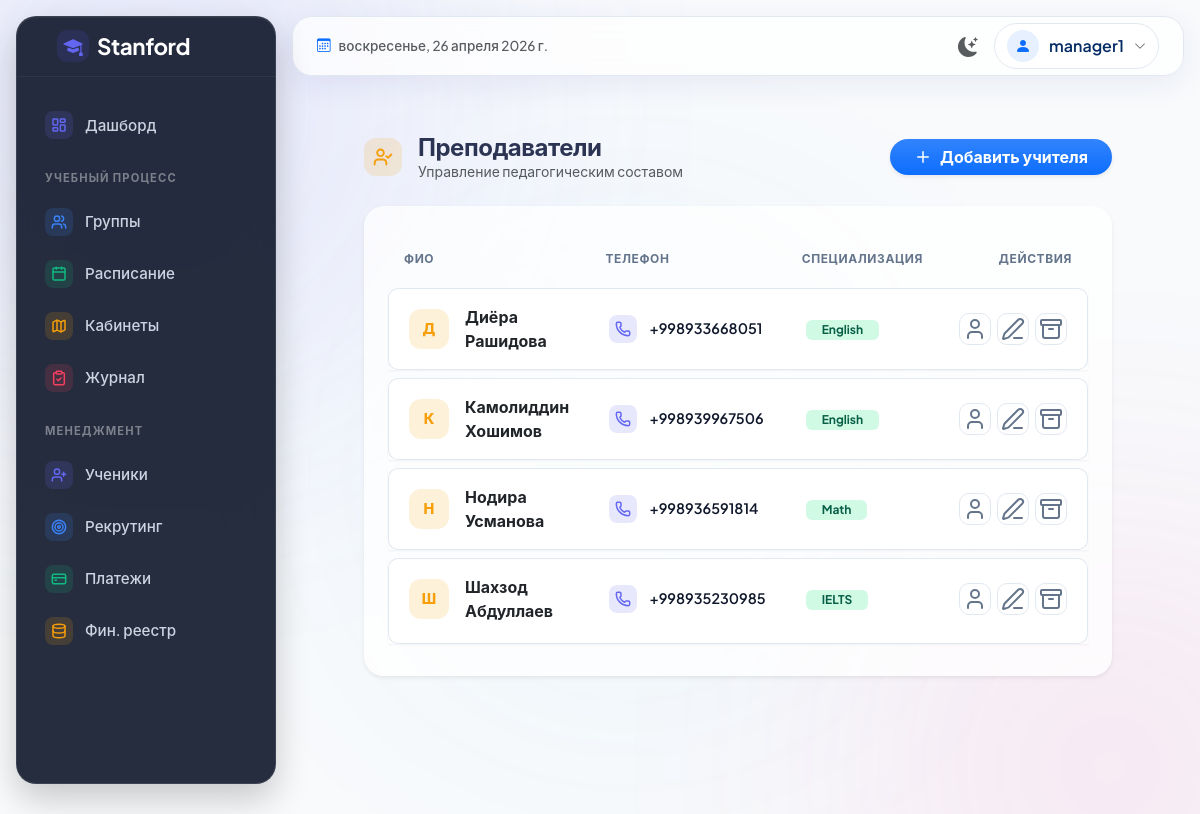
The page /teachers/ (signed in) on the database its author committed.
### apps/teachers/models.py (models this page shows, shortened)
class Teacher(models.Model):
    user = models.OneToOneField(User, on_delete=models.CASCADE, null=True, blank=True, verbose_name='Пользователь')
    name = models.CharField('ФИО', max_length=200)
    phone = models.CharField('Телефон', max_length=20, blank=True)
    specialization = models.CharField('Специализация', max_length=100, blank=True)
    created_at = models.DateTimeField('Дата создания', auto_now_add=True)
    is_active = models.BooleanField('Активный', default=True)
    class Meta:
        verbose_name = 'Учитель'
        verbose_name_plural = 'Учителя'
        ordering = ['name']

### apps/teachers/views.py (the view)
# urls.py: path('', views.TeacherListView.as_view(), name='list'),
class TeacherListView(LoginRequiredMixin, ListView):
    model = Teacher
    template_name = 'teachers/teacher_list.html'
    context_object_name = 'teachers'
    paginate_by = 20
    def get_queryset(self):
        return super().get_queryset().filter(is_active=True)

### templates/teachers/teacher_list.html (shortened to what this page needs)
{% extends 'base.html' %}
{% block content %}
<div class="page-header d-flex justify-content-between align-items-center mb-4">
    <div class="d-flex align-items-center gap-3">
        <div class="icon-pill-colored pill-amber">
            <i data-lucide="user-check"></i>
        </div>
        <div>
            <h1 class="page-title fw-bold m-0" style="color: #2b3452; font-size: 1.5rem;">Преподаватели</h1>
            <p class="text-muted small mb-0">Управление педагогическим составом</p>
        </div>
    </div>
    <button hx-get="{% url 'teachers:create' %}" hx-target="#modals-here" hx-swap="innerHTML" class="btn btn-primary bg-gradient border-0 fw-bold shadow-sm rounded-pill px-4 d-flex align-items-center gap-2">
        <i data-lucide="plus" style="width: 18px; height: 18px;"></i> Добавить учителя
    </button>
</div>
<div class="card border-0 shadow-sm mb-4 glass-panel" style="border-radius: 20px;">
    <div class="card-body p-4">
        {% if teachers %}
        <div class="table-responsive overflow-visible">
            <table class="table table-custom table-hover align-middle mb-0">
                <thead>
                    <tr>
                        <th class="border-0">ФИО</th>
                        <th class="border-0">Телефон</th>
                        <th class="border-0">Специализация</th>
                        <th class="border-0 text-end">Действия</th>
                    </tr>
                </thead>
                <tbody>
                    {% for teacher in teachers %}
                    <tr>
                        <td>
                            <div class="d-flex align-items-center gap-3">
                                <div class="icon-pill-colored pill-amber" style="width: 40px; height: 40px; font-size: 0.9rem; font-weight: 800;">
                                    {{ teacher.name|slice:":1" }}
                                </div>
                                <a href="{% url 'teachers:detail' teacher.pk %}" class="text-decoration-none fw-bold text-dark fs-6 d-block">
                                    {{ teacher.name }}
                                </a>
                            </div>
                        </td>
                        <td>
                            <div class="modern-data-item">
                                <div class="icon-pill-colored sm pill-indigo">
                                    <i data-lucide="phone"></i>
                                </div>
                                <span class="modern-data-value">{{ teacher.phone|default:"—" }}</span>
                            </div>
                        </td>
                        <td>
                            <span class="badge badge-active py-1 px-3" style="font-size: 0.75rem;">
                                {{ teacher.specialization|default:"Не указана" }}
                            </span>
                        </td>
                        <td class="text-end">
                            <div class="action-buttons justify-content-end">
                                <a href="{% url 'teachers:detail' teacher.pk %}" class="action-btn" title="Профиль"><i data-lucide="user"></i></a>
                                <button hx-get="{% url 'teachers:edit' teacher.pk %}" hx-target="#modals-here" hx-swap="innerHTML" class="action-btn" title="Изменить"><i data-lucide="edit-3"></i></button>
                                <form action="{% url 'managers:toggle_status' %}" method="post" class="d-inline">
                                    <button type="submit" class="action-btn danger" onclick="return confirm('Отправить в архив?')" title="В архив"><i data-lucide="archive"></i></button>
                                </form>
                            </div>
                        </td>
                    </tr>
                    {% endfor %}
                </tbody>
            </table>
        </div>
        {% endif %}
    </div>
</div>
{% endblock %}

### templates/base.html (shortened to what this page needs)
{% load static %}
<!DOCTYPE html>
<html lang="ru" data-bs-theme="light">
<head>
    <link href="https://cdn.jsdelivr.net/npm/bootstrap@5.3.3/dist/css/bootstrap.min.css" rel="stylesheet">
    <link href="https://cdn.jsdelivr.net/npm/bootstrap-icons@1.11.3/font/bootstrap-icons.min.css" rel="stylesheet">
    <link href="{% static 'css/style.css' %}" rel="stylesheet">
</head>
<body class="bg-body-custom">
    <div class="main-bg-orb orb-2"></div>
    <div class="app-container">
        <aside class="sidebar" id="sidebar">
            <div class="sidebar-brand-area brand-area">
                <a href="{% url 'dashboard' %}" class="d-flex align-items-center gap-2 text-decoration-none px-3">
                    <div class="brand-icon" style="width:32px;height:32px;font-size:1.2rem;">
                        <i class="bi bi-mortarboard-fill"></i>
                    </div>
                    <span class="sidebar-brand-text">Stanford</span>
                </a>
            </div>
            <div class="sidebar-menu">
                <a href="{% url 'dashboard' %}" class="sidebar-link {% if request.path == '/' or '/dashboard/' in request.path %}active{% endif %}">
                    <div class="icon-pill-colored sm pill-indigo">
                        <i data-lucide="layout-dashboard"></i>
                    </div>
                    <span>Дашборд</span>
                </a>
                {% if request.user.is_superuser or request.user.manager or request.user.teacher %}
                <div class="sidebar-heading">Учебный процесс</div>
                <a href="{% url 'groups:list' %}" class="sidebar-link {% if '/groups/' in request.path and 'schedule' not in request.path %}active{% endif %}">
                    <div class="icon-pill-colored sm pill-blue">
                        <i data-lucide="users"></i>
                    </div>
                    <span>Группы</span>
                </a>
                <a href="{% url 'groups:schedule' %}" class="sidebar-link {% if '/groups/schedule' in request.path %}active{% endif %}">
                    <div class="icon-pill-colored sm pill-emerald">
                        <i data-lucide="calendar"></i>
                    </div>
                    <span>Расписание</span>
                </a>
                <a href="{% url 'groups:room_occupancy' %}" class="sidebar-link {% if '/groups/rooms' in request.path %}active{% endif %}">
                    <div class="icon-pill-colored sm pill-amber">
                        <i data-lucide="map"></i>
                    </div>
                    <span>Кабинеты</span>
                </a>
                <a href="{% url 'attendance:mark' %}" class="sidebar-link {% if '/attendance/' in request.path %}active{% endif %}">
                    <div class="icon-pill-colored sm pill-rose">
                        <i data-lucide="clipboard-check"></i>
                    </div>
                    <span>Журнал</span>
                </a>
                {% endif %}
                {% if request.user.is_superuser or request.user.manager %}
                <div class="sidebar-heading">Менеджмент</div>
                <a href="{% url 'students:list' %}" class="sidebar-link {% if '/students/' in request.path %}active{% endif %}">
                    <div class="icon-pill-colored sm pill-indigo">
                        <i data-lucide="user-plus"></i>
                    </div>
                    <span>Ученики</span>
                </a>
                <a href="{% url 'managers:recruit' %}" class="sidebar-link {% if '/managers/recruit' in request.path %}active{% endif %}">
                    <div class="icon-pill-colored sm pill-blue">
                        <i data-lucide="target"></i>
                    </div>
                    <span>Рекрутинг</span>
                </a>
                <a href="{% url 'payments:list' %}" class="sidebar-link {% if '/payments/' in request.path and 'finance' not in request.path %}active{% endif %}">
                    <div class="icon-pill-colored sm pill-emerald">
                        <i data-lucide="credit-card"></i>
                    </div>
                    <span>Платежи</span>
                </a>
                <a href="{% url 'payments:finance' %}" class="sidebar-link {% if '/payments/finance' in request.path %}active{% endif %}">
                    <div class="icon-pill-colored sm pill-amber">
                        <i data-lucide="database"></i>
                    </div>
                    <span>Фин. реестр</span>
                </a>
                {% endif %}
            </div>
        </aside>
        <main class="main-wrapper">
            <header class="top-header">
                <div class="d-flex align-items-center gap-3">
                    <div class="d-none d-md-flex align-items-center text-muted fw-medium" style="font-size: 0.85rem">
                        <i class="bi bi-calendar3 me-2 text-primary"></i><span id="currentDate"></span>
                    </div>
                </div>
                <div class="d-flex align-items-center gap-3">
                    <button class="btn btn-link text-muted p-0 m-0 border-0" id="themeToggle" title="Переключить тему">
                        <i class="bi bi-moon-stars-fill fs-5" id="themeIcon"></i>
                    </button>
                    {% if user.is_authenticated %}
                    <div class="dropdown">
                        <div class="user-profile-btn" data-bs-toggle="dropdown" aria-expanded="false">
                            <div class="rounded-circle bg-primary bg-opacity-10 d-flex align-items-center justify-content-center text-primary" style="width: 32px; height: 32px;">
                                <i class="bi bi-person-fill"></i>
                            </div>
                            <span class="fw-semibold text-primary-emphasis d-none d-sm-block fs-7">{{ user.username }}</span>
                            <i class="bi bi-chevron-down text-muted" style="font-size: 0.75rem;"></i>
                        </div>
                    </div>
                    {% endif %}
                </div>
            </header>
            <div class="main-content-fluid flex-grow-1 position-relative p-2 p-lg-4 page-entry-animate">
        <div class="container-fluid px-lg-5 px-3 py-4">
            {% block content %}{% endblock %}
        </div>
        </div>
        </main>
    </div>
</body>
</html>

### templates/base.html (style rules this page uses)
.page-entry-animate { animation: pageEntry 0.4s cubic-bezier(0.16, 1, 0.3, 1) forwards; }

### rows shown on the page
Teacher: name "Д", name "Диёра Рашидова", phone "+998933668051", specialization "English"
Teacher: name "К", name "Камолиддин Хошимов", phone "+998939967506", specialization "English"
Teacher: name "Н", name "Нодира Усманова", phone "+998936591814", specialization "Math"
Teacher: name "Ш", name "Шахзод Абдуллаев", phone "+998935230985", specialization "IELTS"

### other values the page prints
{{ user.username }} "manager1"
